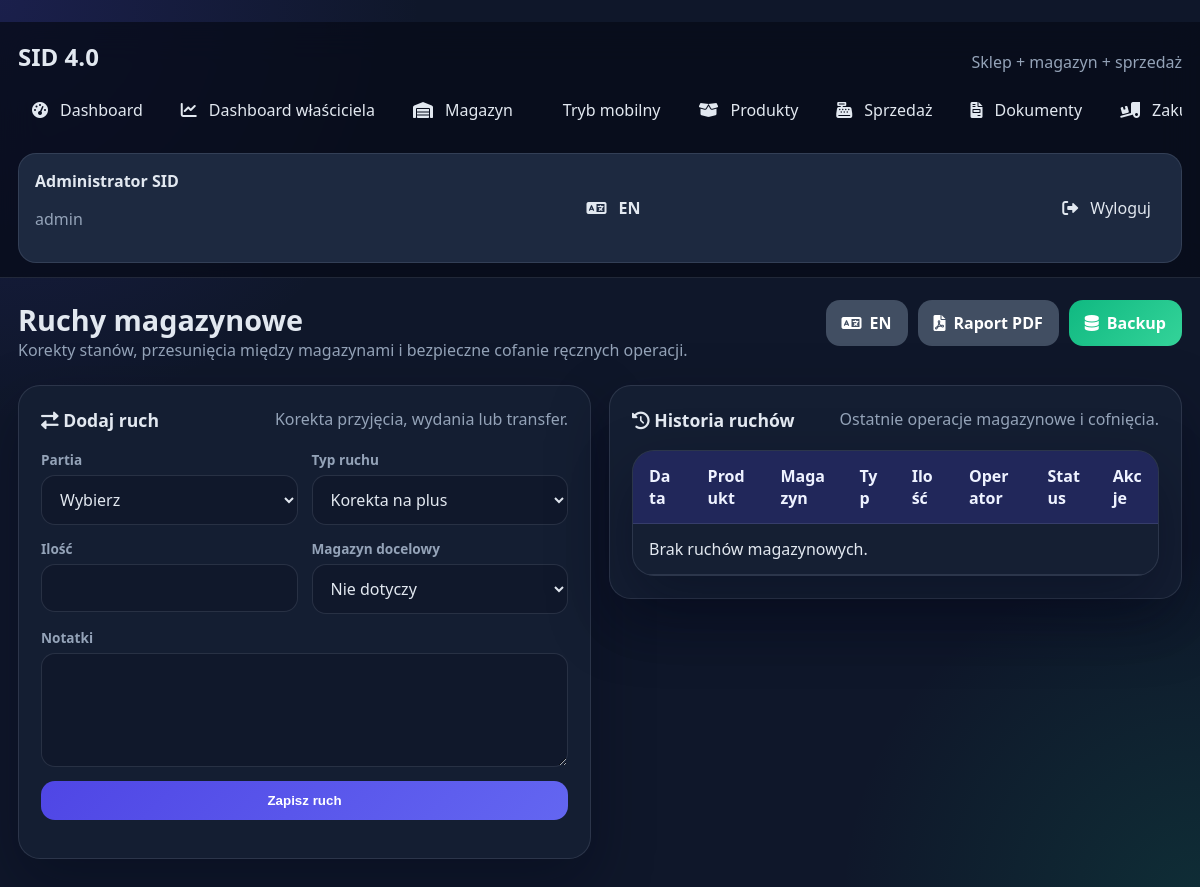
Before: /movements (signed in) with the older database file.
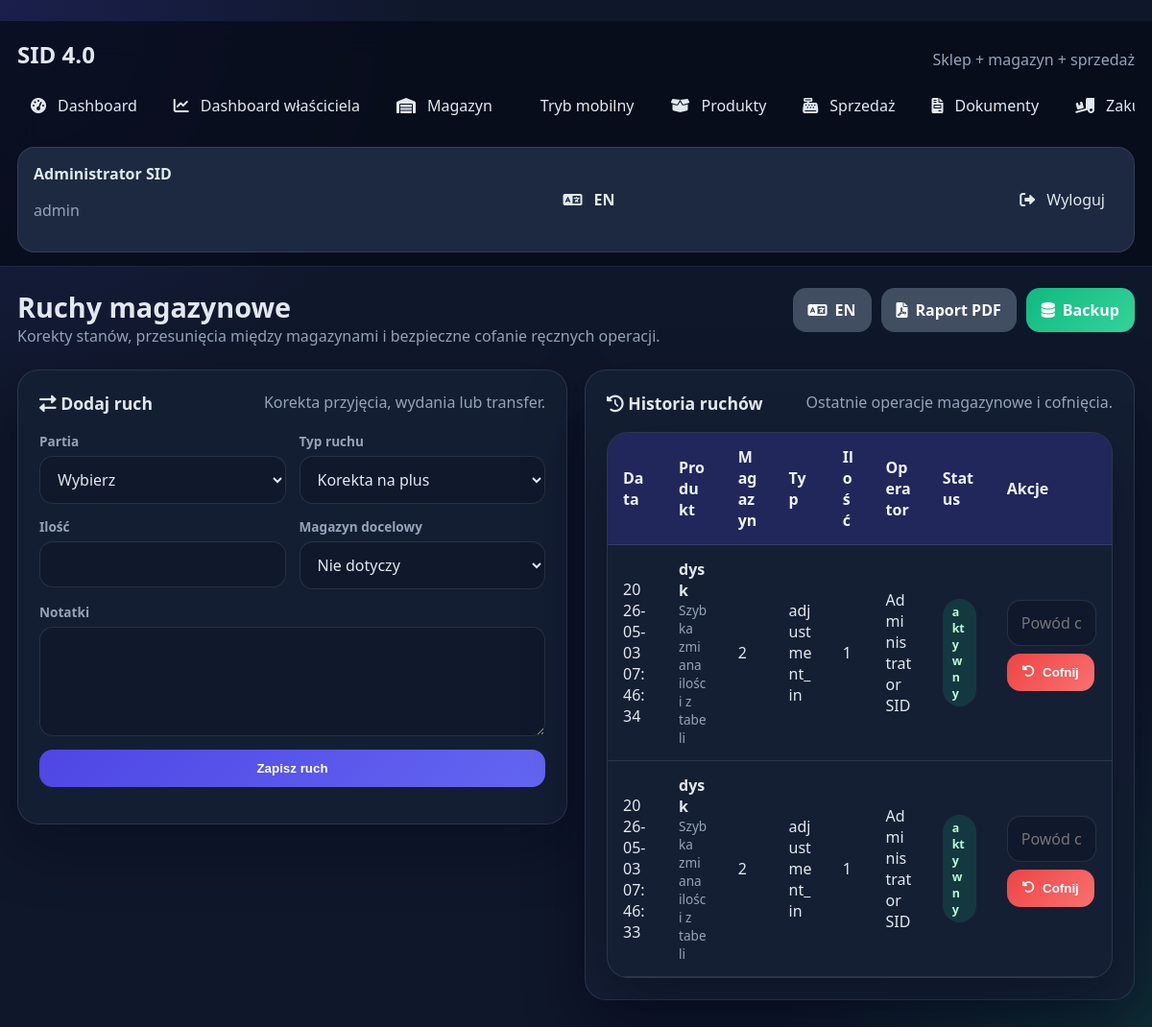
After: the same page with the newer database file.
### tables this page shows
CREATE TABLE stock_movements (
        id INTEGER PRIMARY KEY AUTOINCREMENT,
        product_id INTEGER NOT NULL,
        batch_id INTEGER,
        warehouse_id INTEGER NOT NULL,
        movement_type TEXT NOT NULL,
        quantity INTEGER NOT NULL,
        reference_type TEXT,
        reference_id TEXT,
        notes TEXT,
        created_at TEXT NOT NULL,
        user_id INTEGER, reversed_at TEXT, reversed_by INTEGER, reverse_reason TEXT,
        FOREIGN KEY(product_id) REFERENCES products(id),
        FOREIGN KEY(batch_id) REFERENCES stock_batches(id),
        FOREIGN KEY(warehouse_id) REFERENCES warehouses(id),
        FOREIGN KEY(user_id) REFERENCES users(id)
    );

CREATE TABLE products (
        id INTEGER PRIMARY KEY AUTOINCREMENT,
        title TEXT NOT NULL,
        sku TEXT UNIQUE,
        ean TEXT,
        category TEXT,
        brand TEXT,
        unit TEXT NOT NULL DEFAULT 'szt.',
        min_quantity INTEGER NOT NULL DEFAULT 0,
        purchase_price REAL NOT NULL DEFAULT 0,
        sale_price REAL NOT NULL DEFAULT 0,
        image TEXT,
        document TEXT,
        notes TEXT,
        created_at TEXT NOT NULL,
        updated_at TEXT NOT NULL
    );

CREATE TABLE warehouses (
        id INTEGER PRIMARY KEY AUTOINCREMENT,
        name TEXT UNIQUE NOT NULL,
        code TEXT,
        description TEXT,
        created_at TEXT NOT NULL
    );

### project.py (the view, shortened to what this page needs)
@app.route("/movements", methods=["GET", "POST"])
@login_required
def movements():
    return render_template("movements.html", inventory_items=get_inventory_items(), warehouses=get_warehouses(), movements=get_recent_movements(30))

### project.py (called while the page is built)
def int_safe(value, default=0):
    try:
        if value is None or str(value).strip() == "":
            return default
        return int(float(str(value).replace(",", ".")))
    except (TypeError, ValueError):
        return default

def float_safe(value, default=0.0):
    try:
        if value is None or str(value).strip() == "":
            return default
        return float(str(value).replace(",", "."))
    except (TypeError, ValueError):
        return default

def clean_value(value, default=""):
    if value is None:
        return default
    return str(value).strip()

def get_current_language():
    lang = clean_value(session.get("lang"), "pl").lower()
    return lang if lang in SUPPORTED_LANGUAGES else "pl"

def tr(pl_text, en_text):
    return en_text if get_current_language() == "en" else pl_text

def current_language_label():
    return "EN" if get_current_language() == "en" else "PL"

def opposite_language():
    return "pl" if get_current_language() == "en" else "en"

def file_url(filename):
    if not filename:
        return ""
    return f"/static/uploads/{filename}"

### templates/movements.html (shortened to what the changed rows need)
{% extends "base.html" %}
{% block page_title %}Ruchy magazynowe{% endblock %}
{% block content %}
<section class="grid-two">
    <article class="panel-card">
        <div class="table-wrap">
            <table>
                <thead>
                    <tr>
                        <th>Data</th>
                        <th>Produkt</th>
                        <th>Magazyn</th>
                        <th>Typ</th>
                        <th>Ilość</th>
                        <th>Operator</th>
                        <th>Status</th>
                        <th>Akcje</th>
                    </tr>
                </thead>
                <tbody>
                    {% for move in movements %}
                        <tr>
                            <td>{{ move.created_at }}</td>
                            <td>
                                <strong>{{ move.product_title }}</strong>
                                {% if move.notes %}
                                    <div class="muted-inline">{{ move.notes }}</div>
                                {% endif %}
                            </td>
                            <td>{{ move.warehouse_name }}</td>
                            <td>{{ move.movement_type }}</td>
                            <td>{{ move.quantity }}</td>
                            <td>{{ move.user_name }}</td>
                            <td>
                                {% if move.reversed_at %}
                                    <span class="badge badge-warning-soft">cofnięty</span>
                                    <div class="muted-inline">{{ move.reversed_at }}</div>
                                    {% if move.reverse_reason %}
                                        <div class="muted-inline">{{ move.reverse_reason }}</div>
                                    {% endif %}
                                {% else %}
                                    <span class="badge badge-success-soft">aktywny</span>
                                {% endif %}
                            </td>
                            <td>
                                {% if move.movement_type in ['adjustment_in', 'adjustment_out'] and not move.reversed_at %}
                                    <form method="POST" action="{{ url_for('movement_reverse', movement_id=move.id) }}" class="inline-form compact-inline-form">
                                        <input type="text" name="reason" placeholder="Powód cofnięcia">
                                        <button type="submit" class="btn-danger"><i class="fas fa-rotate-left"></i> Cofnij</button>
                                    </form>
                                {% else %}
                                    <span class="muted-inline">Brak akcji</span>
                                {% endif %}
                            </td>
                        </tr>
                    {% else %}
                        <tr><td colspan="8">Brak ruchów magazynowych.</td></tr>
                    {% endfor %}
                </tbody>
            </table>
        </div>
    </article>
</section>
{% endblock %}

Changed rows visible on the page:
added stock_movements: created_at "2026-05-03 07:46:34", product_title "dysk", notes "Szybka zmiana ilości z tabeli", warehouse_name "2", movement_type "adjustment_in", quantity "1", user_name "Administrator SID"
added stock_movements: created_at "2026-05-03 07:46:33", product_title "dysk", notes "Szybka zmiana ilości z tabeli", warehouse_name "2", movement_type "adjustment_in", quantity "1", user_name "Administrator SID"
Other visible differences:
text no longer shown: "Brak ruchów magazynowych."
